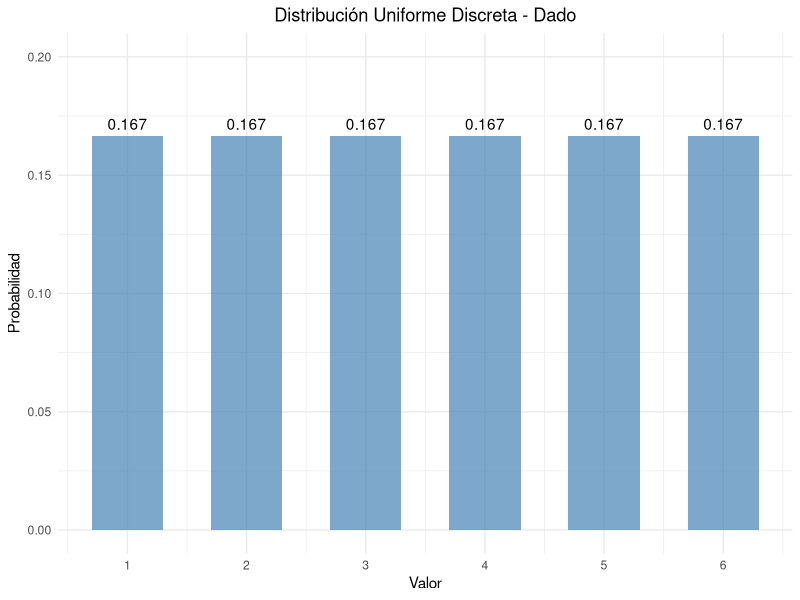
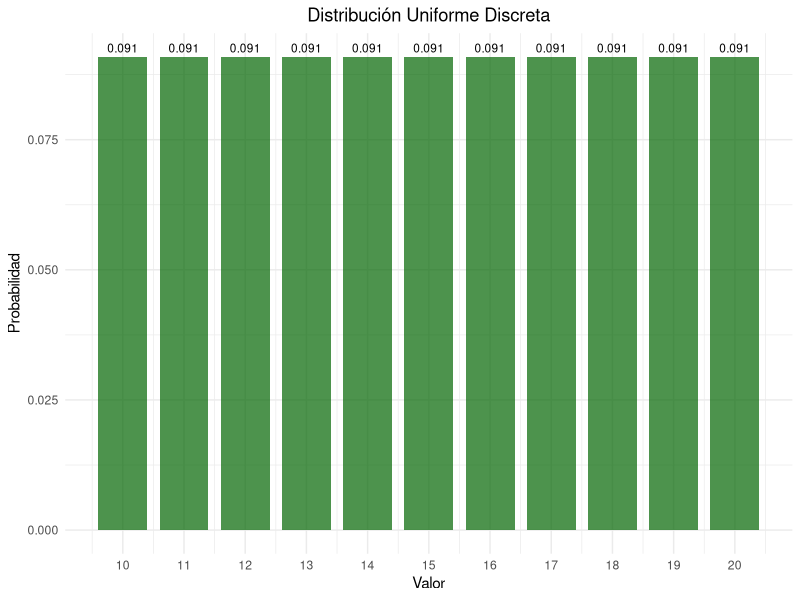
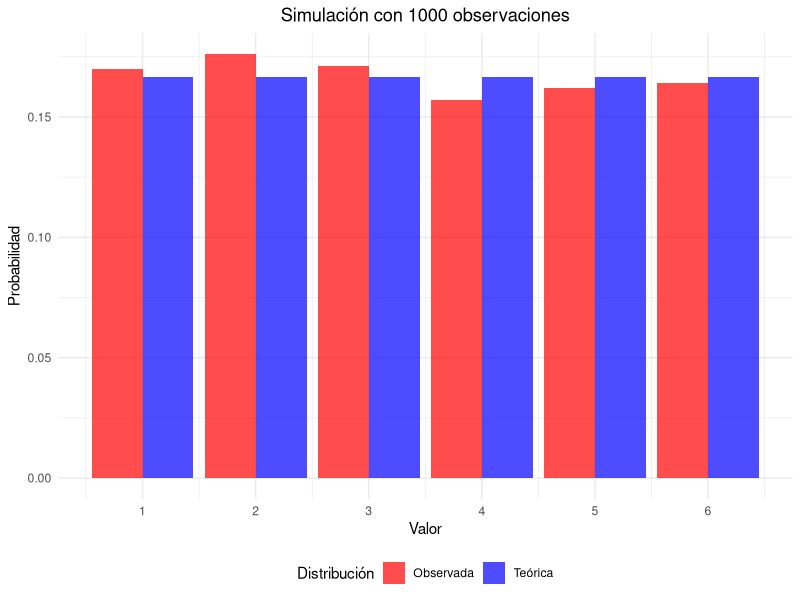
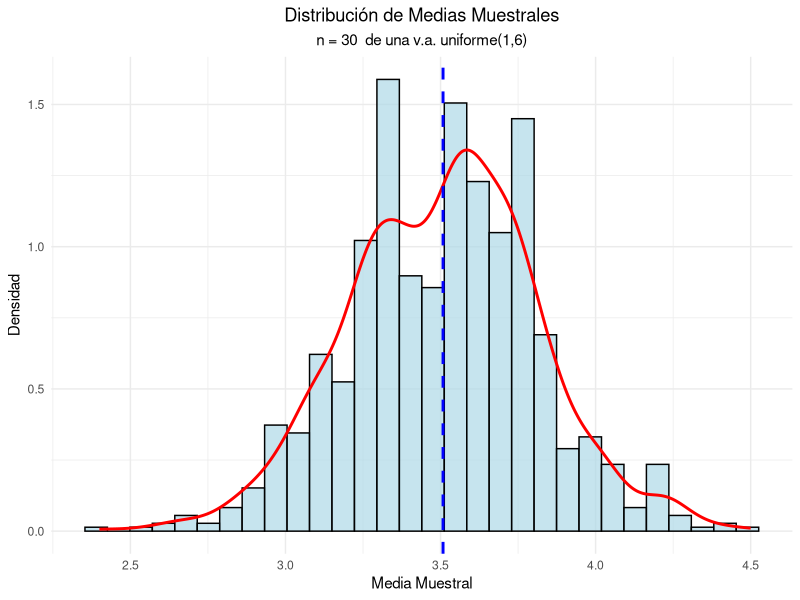
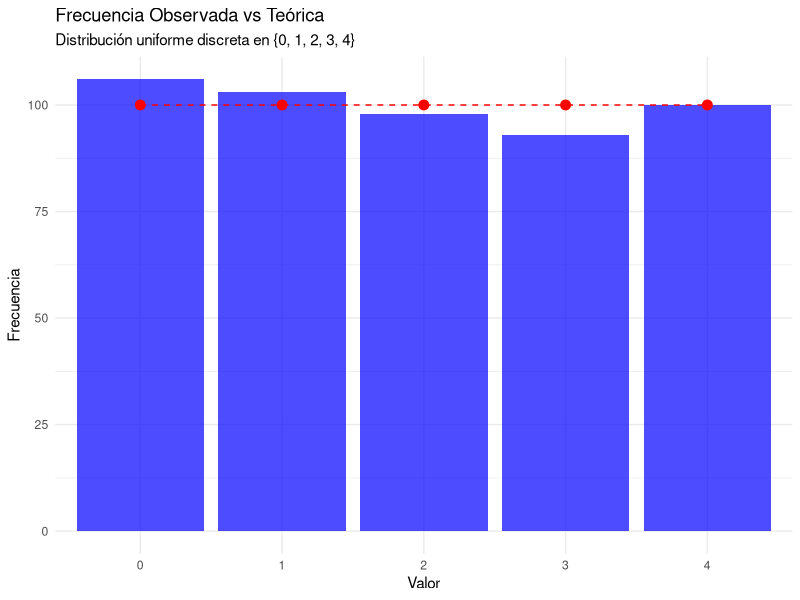

Write R code to recreate these figures, in order.
## ---- chunk 1
#| label: setup
#| include: false
library(tidyverse)
library(kableExtra)
library(gridExtra)
## ---- chunk 2
#| code-fold: true
#| label: dado-ejemplo

# Parámetros del dado
x_1 <- 1
x_6 <- 6
valores <- x_1:x_6
probabilidades <- rep(1/length(valores), length(valores))

# Crear data frame
dado_data <- data.frame(
  Valor = valores,
  Probabilidad = probabilidades
)

# Mostrar tabla
kable(dado_data, 
      caption = "Distribución de probabilidad de un dado",
      align = "cc") %>%
  kable_styling(bootstrap_options = "striped")
## ---- chunk 3
#| code-fold: true
#| label: parametros-dado
# Media
media <- sum(dado_data$Valor)/length(dado_data$Valor)
cat("Media:", media, "\n")

# Varianza
varianza <- sum((dado_data$Valor- media)^2)/length(dado_data$Valor)
cat("Varianza:", varianza, "\n")

# Desviación estándar
desv_std <- sqrt(varianza)
cat("Desviación estándar:", round(desv_std, 4), "\n")
## ---- chunk 4
#| code-fold: true
#| label: grafico-dado
#| fig-cap: "Función de probabilidad de un dado"

ggplot(dado_data, aes(x = Valor, y = Probabilidad)) +
  geom_col(fill = "steelblue", alpha = 0.7, width = 0.6) +
  geom_text(aes(label = round(Probabilidad, 3)), vjust = -0.5) +
  scale_x_continuous(breaks = valores) +
  scale_y_continuous(limits = c(0, 0.20)) +
  labs(title = "Distribución Uniforme Discreta - Dado",
       x = "Valor",
       y = "Probabilidad") +
  theme_minimal() +
  theme(plot.title = element_text(hjust = 0.5),
        plot.subtitle = element_text(hjust = 0.5))
## ---- chunk 5
#| code-fold: true
#| label: ejemplo-numeros

x2_1 <- 10
x2_n <- 20
valores2 <- x2_1:x2_n
probabilidades2 <- rep(1/(length(valores2)), length(valores2))

# Data_frame
data2 <- data.frame(
  Valor = valores2,
  Probabilidad = probabilidades2
)

# Parámetros estadísticos
media2 <- mean(data2$Valor)
varianza2 <- sum((data2$Valor - media2)^2)/length(data2$Valor)
desv_std2 <- sqrt(varianza2)

cat("Media:", media2, "\n")
cat("Varianza:", round(varianza2, 4), "\n")
cat("Desviación estándar:", round(desv_std2, 4), "\n")
## ---- chunk 6
#| label: grafico-numeros
#| fig-cap: "Distribución uniforme discreta entre 10 y 20"


ggplot(data2, aes(x = Valor, y = Probabilidad)) +
  geom_col(fill = "darkgreen", alpha = 0.7, width = 0.8) +
  geom_text(aes(label = round(Probabilidad, 3)), 
            vjust = -0.5, size = 3) +
  scale_x_continuous(breaks = seq(10, 20, 1)) +
  labs(title = "Distribución Uniforme Discreta",
       x = "Valor",
       y = "Probabilidad") +
  theme_minimal() +
  theme(plot.title = element_text(hjust = 0.5),
        plot.subtitle = element_text(hjust = 0.5))
## ---- chunk 7
#| code-fold: true
#| label: simulacion

# Generar 1000 números aleatorios
set.seed(123)
n_sim <- 1000
muestra <- sample(1:6, n_sim, replace = TRUE)

# Frecuencias observadas
freq_obs <- table(muestra)
freq_rel <- prop.table(freq_obs)

# Comparar con probabilidades teóricas
comparacion <- data.frame(
  Valor = 1:6,
  Prob_Teorica = rep(1/6, 6),
  Freq_Observada = as.numeric(freq_rel)
)

kable(comparacion, 
      caption = "Comparación entre probabilidades teóricas y observadas",
      col.names = c("Valor", "Prob. Teórica", "Freq. Observada"),
      digits = 4) |> 
  kable_styling(bootstrap_options = "striped")
## ---- chunk 8
#| code-fold: true
#| label: grafico-simulacion
#| fig-width: 8
#| fig-height: 6
#| fig-align: "center"
#| fig-cap: "Comparación entre distribución teórica y simulada"


# Preparar datos para el gráfico
comp_long <- comparacion |> 
  pivot_longer(cols = c(Prob_Teorica, Freq_Observada),
               names_to = "Tipo",
               values_to = "Probabilidad") |> 
  mutate(Tipo = case_when(
    Tipo == "Prob_Teorica" ~ "Teórica",
    Tipo == "Freq_Observada" ~ "Observada"
  ))

ggplot(comp_long, aes(x = Valor, y = Probabilidad, fill = Tipo)) +
  geom_col(position = "dodge", alpha = 0.7) +
  scale_x_continuous(breaks = 1:6) +
  scale_fill_manual(values = c("Teórica" = "blue", "Observada" = "red")) +
  labs(title = paste("Simulación con", n_sim, "observaciones"),
       x = "Valor",
       y = "Probabilidad",
       fill = "Distribución") +
  theme_minimal() +
  theme(plot.title = element_text(hjust = 0.5),
        legend.position = "bottom")
## ---- chunk 9
#| code-fold: true
#| label: limite-central
#| fig-width: 8
#| fig-height: 6
#| fig-align: "center"
#| fig-cap: "Verificación del Teorema del Límite Central"
# Simular medias muestrales
set.seed(456)
k_muestra <- 1000
n_muestra <- 30

medias_muestrales <- replicate(k_muestra, {
  muestra <- sample(1:6, n_muestra, replace = TRUE)
  mean(muestra)
})

# Crear histograma
hist_data <- data.frame(Medias = medias_muestrales)

ggplot(hist_data) +
  geom_histogram(aes(x=Medias, after_stat(density)), bins = 30, 
                 fill = "lightblue", alpha = 0.7, color = "black") +
  geom_density(aes(x = Medias), color = "red", linewidth = 1) +
  geom_vline(xintercept = mean(medias_muestrales), 
             color = "blue", linetype = "dashed", linewidth = 1) +
  labs(title = "Distribución de Medias Muestrales",
       subtitle = paste("n =", n_muestra, " de una v.a. uniforme(1,6)"),
       x = "Media Muestral",
       y = "Densidad") +
  theme_minimal() +
  theme(plot.title = element_text(hjust = 0.5),
        plot.subtitle = element_text(hjust = 0.5))

# Estadísticas
cat("Media teórica:", (1+6)/2, "\n")
cat("Media observada:", round(mean(medias_muestrales), 4), "\n")
cat("Varianza teórica de la media:", round(((6-1+1)^2-1)/12/n_muestra, 4), "\n")
cat("Varianza observada de la media:", round(var(medias_muestrales), 4), "\n")
## ---- chunk 10
#| code-fold: true

# Total de bolas
total_bolas <- 8

# Números pares entre 1 y 8
bolas_pares <- sum((1:8) %% 2 == 0)

# Probabilidad de obtener un número par
prob_par <- bolas_pares / total_bolas

cat("Probabilidad de obtener un número par:", round(prob_par, 4), 
    "(", round(prob_par * 100, 2), "%)\n")

## ---- chunk 11
#| code-fold: true

# Definir los límites de la distribución
a <- 5
b <- 15

# Media de una distribución uniforme discreta
media <- (a + b) / 2

# Varianza de una distribución uniforme discreta
varianza <- ((b - a + 1)^2 - 1) / 12

# Mostrar resultados
cat("Media =", media, "\n")
cat("Varianza =", round(varianza, 4), "\n")

## ---- chunk 12
#| code-fold: true

# Simulación
set.seed(123)
valores <- 0:4
n <- 500
simulacion <- sample(valores, size = n, replace = TRUE)

# Frecuencias observadas
frecuencia_observada <- table(simulacion)

# Frecuencia teórica (uniforme)
frecuencia_teorica <- rep(n / length(valores), length(valores))
names(frecuencia_teorica) <- valores

# Mostrar comparación
comparacion <- data.frame(
  Valor = valores,
  Observada = as.numeric(frecuencia_observada),
  Teorica = frecuencia_teorica
)

print(comparacion)

# Visualización
library(ggplot2)
ggplot(comparacion, aes(x = factor(Valor))) +
  geom_bar(aes(y = Observada), stat = "identity", fill = "blue", alpha = 0.7) +
  geom_point(aes(y = Teorica), color = "red", size = 3) +
  geom_line(aes(y = Teorica, group = 1), color = "red", linetype = "dashed") +
  labs(title = "Frecuencia Observada vs Teórica",
       subtitle = "Distribución uniforme discreta en {0, 1, 2, 3, 4}",
       x = "Valor",
       y = "Frecuencia") +
  theme_minimal()
